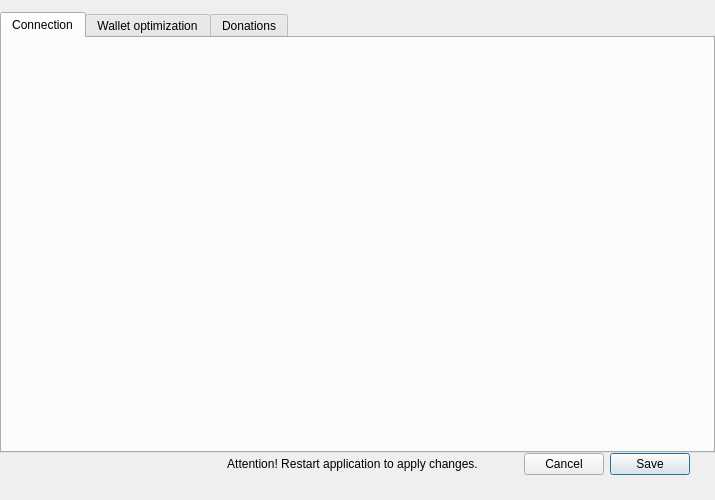
<?xml version="1.0" encoding="UTF-8"?>
<ui version="4.0">
 <class>OptionsDialog</class>
 <widget class="QDialog" name="OptionsDialog">
  <property name="geometry">
   <rect>
    <x>0</x>
    <y>0</y>
    <width>715</width>
    <height>500</height>
   </rect>
  </property>
  <property name="sizePolicy">
   <sizepolicy hsizetype="Fixed" vsizetype="Fixed">
    <horstretch>0</horstretch>
    <verstretch>0</verstretch>
   </sizepolicy>
  </property>
  <property name="minimumSize">
   <size>
    <width>715</width>
    <height>500</height>
   </size>
  </property>
  <property name="maximumSize">
   <size>
    <width>715</width>
    <height>500</height>
   </size>
  </property>
  <property name="windowTitle">
   <string>Preferences</string>
  </property>
  <layout class="QVBoxLayout" name="verticalLayout">
   <property name="spacing">
    <number>0</number>
   </property>
   <property name="leftMargin">
    <number>0</number>
   </property>
   <property name="topMargin">
    <number>12</number>
   </property>
   <property name="rightMargin">
    <number>0</number>
   </property>
   <property name="bottomMargin">
    <number>0</number>
   </property>
   <item>
    <widget class="QTabWidget" name="m_optionsTabWidget">
     <property name="currentIndex">
      <number>0</number>
     </property>
     <widget class="WalletGui::ConnectionOptionsFrame" name="m_connectionTab">
      <attribute name="title">
       <string>Connection</string>
      </attribute>
     </widget>
     <widget class="WalletGui::OptimizationOptionsFrame" name="m_optimizationTab">
      <attribute name="title">
       <string>Wallet optimization</string>
      </attribute>
     </widget>
     <widget class="WalletGui::DonationOptionsFrame" name="m_donationTab">
      <attribute name="title">
       <string>Donations</string>
      </attribute>
     </widget>
    </widget>
   </item>
   <item>
    <widget class="QFrame" name="m_buttonFrame">
     <property name="frameShape">
      <enum>QFrame::NoFrame</enum>
     </property>
     <property name="frameShadow">
      <enum>QFrame::Raised</enum>
     </property>
     <layout class="QHBoxLayout" name="horizontalLayout_2">
      <property name="leftMargin">
       <number>25</number>
      </property>
      <property name="topMargin">
       <number>0</number>
      </property>
      <property name="rightMargin">
       <number>25</number>
      </property>
      <property name="bottomMargin">
       <number>25</number>
      </property>
      <item>
       <spacer name="horizontalSpacer_6">
        <property name="orientation">
         <enum>Qt::Horizontal</enum>
        </property>
        <property name="sizeHint" stdset="0">
         <size>
          <width>40</width>
          <height>20</height>
         </size>
        </property>
       </spacer>
      </item>
      <item>
       <widget class="QLabel" name="m_warningLabel">
        <property name="text">
         <string>Attention! Restart application to apply changes.</string>
        </property>
        <property name="alignment">
         <set>Qt::AlignCenter</set>
        </property>
       </widget>
      </item>
      <item>
       <spacer name="horizontalSpacer">
        <property name="orientation">
         <enum>Qt::Horizontal</enum>
        </property>
        <property name="sizeType">
         <enum>QSizePolicy::Fixed</enum>
        </property>
        <property name="sizeHint" stdset="0">
         <size>
          <width>40</width>
          <height>20</height>
         </size>
        </property>
       </spacer>
      </item>
      <item>
       <widget class="WalletGui::WalletCancelButton" name="m_cancelButton">
        <property name="text">
         <string>Cancel</string>
        </property>
       </widget>
      </item>
      <item>
       <widget class="WalletGui::WalletOkButton" name="m_okButton">
        <property name="text">
         <string>Save</string>
        </property>
        <property name="default">
         <bool>true</bool>
        </property>
       </widget>
      </item>
     </layout>
    </widget>
   </item>
  </layout>
 </widget>
 <customwidgets>
  <customwidget>
   <class>WalletGui::WalletOkButton</class>
   <extends>QPushButton</extends>
   <header>Gui/Common/WalletOkButton.h</header>
  </customwidget>
  <customwidget>
   <class>WalletGui::WalletCancelButton</class>
   <extends>QPushButton</extends>
   <header>Gui/Common/WalletCancelButton.h</header>
  </customwidget>
  <customwidget>
   <class>WalletGui::OptimizationOptionsFrame</class>
   <extends>QWidget</extends>
   <header>Gui/Options/OptimizationOptionsFrame.h</header>
   <container>1</container>
  </customwidget>
  <customwidget>
   <class>WalletGui::ConnectionOptionsFrame</class>
   <extends>QWidget</extends>
   <header>Gui/Options/ConnectionOptionsFrame.h</header>
   <container>1</container>
  </customwidget>
  <customwidget>
   <class>WalletGui::DonationOptionsFrame</class>
   <extends>QWidget</extends>
   <header>Gui/Options/DonationOptionsFrame.h</header>
   <container>1</container>
  </customwidget>
  <customwidget>
   <class>WalletGui::PrivacyFrame</class>
   <extends>QWidget</extends>
   <header>Gui/Options/PrivacyFrame.h</header>
   <container>1</container>
  </customwidget>
 </customwidgets>
 <resources/>
 <connections>
  <connection>
   <sender>m_okButton</sender>
   <signal>clicked()</signal>
   <receiver>OptionsDialog</receiver>
   <slot>accept()</slot>
   <hints>
    <hint type="sourcelabel">
     <x>671</x>
     <y>388</y>
    </hint>
    <hint type="destinationlabel">
     <x>356</x>
     <y>208</y>
    </hint>
   </hints>
  </connection>
  <connection>
   <sender>m_cancelButton</sender>
   <signal>clicked()</signal>
   <receiver>OptionsDialog</receiver>
   <slot>reject()</slot>
   <hints>
    <hint type="sourcelabel">
     <x>599</x>
     <y>388</y>
    </hint>
    <hint type="destinationlabel">
     <x>356</x>
     <y>208</y>
    </hint>
   </hints>
  </connection>
 </connections>
</ui>
